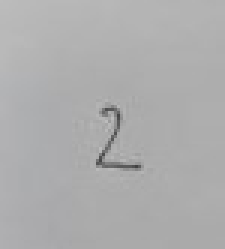
//> input picture classProjectStuff/365/proj5/365proj5/numpics/2.jpg, 75 x 83 px, given in place of the camera (shown 3 times larger)
$ ./harris   (built with g++ and OpenCV 4)
//> lines starting //> are read from the running program, lines starting //| are printed output that depends on the picture; after the words box and inside, x2 and y2 are one past the last pixel; in counts of white or black regions, pixels touching at a corner belong together

#include <cstdio>
#include <opencv2/opencv.hpp>
#include <stdio.h>

#include <opencv2/core/core.hpp>
#include <opencv2/imgproc/imgproc.hpp>
#include <opencv2/calib3d/calib3d.hpp>
#include <opencv2/highgui/highgui.hpp>

using namespace std;
using namespace cv;

int main(int argc, char *argv[]) {
	cv::VideoCapture *capdev;

	// open the video device
	capdev = new cv::VideoCapture(0);
	if( !capdev->isOpened() ) {
		printf("Unable to open video device\n");
		return(-1);
	}

	cv::Size refS( (int) capdev->get(cv::CAP_PROP_FRAME_WIDTH ),
		       (int) capdev->get(cv::CAP_PROP_FRAME_HEIGHT));

	printf("Expected size: %d %d\n", refS.width, refS.height);

	cv::namedWindow("Video", 1);
	cv::Mat frame;

	for(;;)
	{
		*capdev >> frame;
//> frame is the input picture: 83 rows x 75 cols, CV_8UC3; mean B, G, R 173.7, 173.2, 173.2

		if( frame.empty() )
		{
		  printf("frame is empty\n");
		  break;
		}

		Mat gray = frame;
		cvtColor(gray, gray, CV_BGR2GRAY);

		Mat dest, destNorm, destNormScaled;

		int blocksize = 2;
		int aperturesize = 3;
		double k = 0.04;

		cornerHarris(gray, dest, blocksize, aperturesize, k, BORDER_DEFAULT);
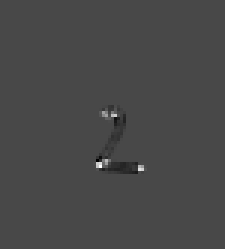
//> dest: 83 rows x 75 cols, CV_32FC1 (shown 3 times larger); min -0.000289, max 0.000726, mean -2.2e-07; drawn with min black and max white

		normalize( dest, destNorm, 0, 255, NORM_MINMAX, CV_32FC1, Mat() );
  		convertScaleAbs( destNorm, destNormScaled );

		for( int j = 0; j < destNorm.rows ; j++ )
     	{
		for( int i = 0; i < destNorm.cols; i++ )
          {
            if( (int) destNorm.at<float>(j,i) > 200 )
              {
				circle( frame, Point( i, j ), 5,  Scalar(255,51,255), 2, 8, 0 );
				line( frame, Point(i,j), Point(i, j-100), Scalar(255,51,255), 1);
              }
          }
     	}
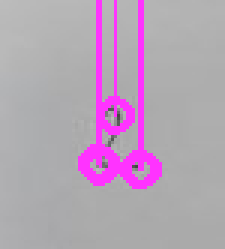
//> frame: 83 rows x 75 cols, CV_8UC3 (shown 3 times larger); 8.96% of pixels changed, all inside (x1, y1, x2, y2) = (26, 0, 54, 63)

		imshow("Video", frame);

		if(cv::waitKey(10) == 'p')
//> the 'q' key is pressed
		{
			imwrite("./HarrisImg2.png", frame);
		}

		if(cv::waitKey(10) == 'q')
//> the 'q' key is pressed
		{
			break;
		}

	}

	printf("Terminating\n");
	delete capdev;

	return(0);
}
